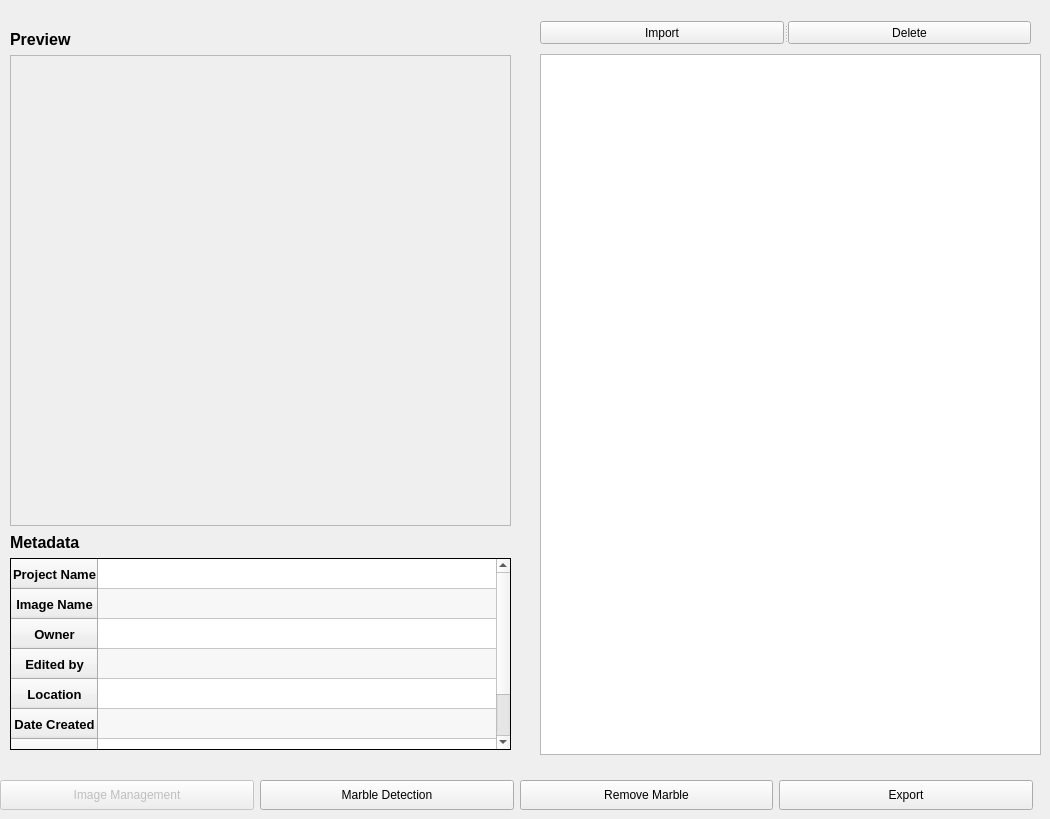
      <widget class="QWidget" name="page1">
       <property name="sizePolicy">
        <sizepolicy hsizetype="Expanding" vsizetype="Expanding">
         <horstretch>0</horstretch>
         <verstretch>0</verstretch>
        </sizepolicy>
       </property>
       <widget class="QLabel" name="image_Preview">
        <property name="geometry">
         <rect>
          <x>10</x>
          <y>55</y>
          <width>501</width>
          <height>471</height>
         </rect>
        </property>
        <property name="sizePolicy">
         <sizepolicy hsizetype="MinimumExpanding" vsizetype="MinimumExpanding">
          <horstretch>0</horstretch>
          <verstretch>0</verstretch>
         </sizepolicy>
        </property>
        <property name="font">
         <font>
          <pointsize>48</pointsize>
          <weight>75</weight>
          <bold>true</bold>
         </font>
        </property>
        <property name="frameShape">
         <enum>QFrame::StyledPanel</enum>
        </property>
        <property name="frameShadow">
         <enum>QFrame::Sunken</enum>
        </property>
        <property name="lineWidth">
         <number>5</number>
        </property>
        <property name="text">
         <string/>
        </property>
       </widget>
       <widget class="QLabel" name="label_4">
        <property name="geometry">
         <rect>
          <x>10</x>
          <y>533</y>
          <width>78</width>
          <height>19</height>
         </rect>
        </property>
        <property name="sizePolicy">
         <sizepolicy hsizetype="MinimumExpanding" vsizetype="MinimumExpanding">
          <horstretch>0</horstretch>
          <verstretch>0</verstretch>
         </sizepolicy>
        </property>
        <property name="font">
         <font>
          <pointsize>12</pointsize>
          <weight>75</weight>
          <italic>false</italic>
          <bold>true</bold>
         </font>
        </property>
        <property name="text">
         <string>Metadata</string>
        </property>
       </widget>
       <widget class="QLabel" name="label_7">
        <property name="geometry">
         <rect>
          <x>10</x>
          <y>30</y>
          <width>66</width>
          <height>19</height>
         </rect>
        </property>
        <property name="sizePolicy">
         <sizepolicy hsizetype="MinimumExpanding" vsizetype="MinimumExpanding">
          <horstretch>0</horstretch>
          <verstretch>0</verstretch>
         </sizepolicy>
        </property>
        <property name="font">
         <font>
          <pointsize>12</pointsize>
          <weight>75</weight>
          <bold>true</bold>
         </font>
        </property>
        <property name="text">
         <string>Preview</string>
        </property>
       </widget>
       <widget class="QWidget" name="layoutWidget_5">
        <property name="geometry">
         <rect>
          <x>0</x>
          <y>780</y>
          <width>1033</width>
          <height>30</height>
         </rect>
        </property>
        <property name="sizePolicy">
         <sizepolicy hsizetype="MinimumExpanding" vsizetype="MinimumExpanding">
          <horstretch>0</horstretch>
          <verstretch>0</verstretch>
         </sizepolicy>
        </property>
        <layout class="QHBoxLayout" name="horizontalLayout_9">
         <item>
          <widget class="QPushButton" name="image_Management_Btn">
           <property name="enabled">
            <bool>false</bool>
           </property>
           <property name="sizePolicy">
            <sizepolicy hsizetype="MinimumExpanding" vsizetype="MinimumExpanding">
             <horstretch>0</horstretch>
             <verstretch>0</verstretch>
            </sizepolicy>
           </property>
           <property name="text">
            <string>Image Management</string>
           </property>
           <property name="checkable">
            <bool>false</bool>
           </property>
           <property name="flat">
            <bool>false</bool>
           </property>
          </widget>
         </item>
         <item>
          <widget class="QPushButton" name="marble_Detection_Btn">
           <property name="sizePolicy">
            <sizepolicy hsizetype="MinimumExpanding" vsizetype="MinimumExpanding">
             <horstretch>0</horstretch>
             <verstretch>0</verstretch>
            </sizepolicy>
           </property>
           <property name="text">
            <string>Marble Detection</string>
           </property>
          </widget>
         </item>
         <item>
          <widget class="QPushButton" name="remove_Marble_Btn">
           <property name="sizePolicy">
            <sizepolicy hsizetype="MinimumExpanding" vsizetype="MinimumExpanding">
             <horstretch>0</horstretch>
             <verstretch>0</verstretch>
            </sizepolicy>
           </property>
           <property name="text">
            <string>Remove Marble</string>
           </property>
          </widget>
         </item>
         <item>
          <widget class="QPushButton" name="export_Btn">
           <property name="sizePolicy">
            <sizepolicy hsizetype="MinimumExpanding" vsizetype="MinimumExpanding">
             <horstretch>0</horstretch>
             <verstretch>0</verstretch>
            </sizepolicy>
           </property>
           <property name="text">
            <string>Export</string>
           </property>
          </widget>
         </item>
        </layout>
       </widget>
       <widget class="QTableWidget" name="metadata_Table">
        <property name="geometry">
         <rect>
          <x>10</x>
          <y>558</y>
          <width>501</width>
          <height>192</height>
         </rect>
        </property>
        <property name="sizePolicy">
         <sizepolicy hsizetype="MinimumExpanding" vsizetype="MinimumExpanding">
          <horstretch>0</horstretch>
          <verstretch>0</verstretch>
         </sizepolicy>
        </property>
        <property name="frameShape">
         <enum>QFrame::Panel</enum>
        </property>
        <property name="frameShadow">
         <enum>QFrame::Plain</enum>
        </property>
        <property name="lineWidth">
         <number>1</number>
        </property>
        <property name="dragDropMode">
         <enum>QAbstractItemView::InternalMove</enum>
        </property>
        <property name="alternatingRowColors">
         <bool>true</bool>
        </property>
        <property name="showGrid">
         <bool>true</bool>
        </property>
        <property name="gridStyle">
         <enum>Qt::SolidLine</enum>
        </property>
        <property name="sortingEnabled">
         <bool>false</bool>
        </property>
        <property name="wordWrap">
         <bool>true</bool>
        </property>
        <property name="cornerButtonEnabled">
         <bool>true</bool>
        </property>
        <attribute name="horizontalHeaderVisible">
         <bool>false</bool>
        </attribute>
        <attribute name="horizontalHeaderCascadingSectionResizes">
         <bool>false</bool>
        </attribute>
        <attribute name="horizontalHeaderDefaultSectionSize">
         <number>410</number>
        </attribute>
        <attribute name="horizontalHeaderHighlightSections">
         <bool>true</bool>
        </attribute>
        <attribute name="horizontalHeaderShowSortIndicator" stdset="0">
         <bool>false</bool>
        </attribute>
        <attribute name="verticalHeaderMinimumSectionSize">
         <number>10</number>
        </attribute>
        <attribute name="verticalHeaderHighlightSections">
         <bool>true</bool>
        </attribute>
        <attribute name="verticalHeaderShowSortIndicator" stdset="0">
         <bool>false</bool>
        </attribute>
        <attribute name="verticalHeaderStretchLastSection">
         <bool>false</bool>
        </attribute>
        <row>
         <property name="text">
          <string>Project Name</string>
         </property>
         <property name="font">
          <font>
           <pointsize>10</pointsize>
           <weight>75</weight>
           <bold>true</bold>
          </font>
         </property>
         <property name="textAlignment">
          <set>AlignCenter</set>
         </property>
         <property name="background">
          <color>
           <red>0</red>
           <green>85</green>
           <blue>255</blue>
          </color>
         </property>
        </row>
        <row>
         <property name="text">
          <string>Image Name</string>
         </property>
         <property name="font">
          <font>
           <pointsize>10</pointsize>
           <weight>75</weight>
           <bold>true</bold>
          </font>
         </property>
         <property name="textAlignment">
          <set>AlignCenter</set>
         </property>
         <property name="background">
          <color>
           <red>0</red>
           <green>170</green>
           <blue>255</blue>
          </color>
         </property>
         <property name="foreground">
          <brush brushstyle="SolidPattern">
           <color alpha="255">
            <red>0</red>
            <green>0</green>
            <blue>0</blue>
           </color>
          </brush>
         </property>
        </row>
        <row>
         <property name="text">
          <string>Owner</string>
         </property>
         <property name="font">
          <font>
           <pointsize>10</pointsize>
           <weight>75</weight>
           <bold>true</bold>
          </font>
         </property>
         <property name="textAlignment">
          <set>AlignCenter</set>
         </property>
         <property name="background">
          <color>
           <red>0</red>
           <green>85</green>
           <blue>255</blue>
          </color>
         </property>
         <property name="foreground">
          <brush brushstyle="SolidPattern">
           <color alpha="255">
            <red>0</red>
            <green>0</green>
            <blue>0</blue>
           </color>
          </brush>
         </property>
        </row>
        <row>
         <property name="text">
          <string>Edited by</string>
         </property>
         <property name="font">
          <font>
           <pointsize>10</pointsize>
           <weight>75</weight>
           <bold>true</bold>
          </font>
         </property>
         <property name="textAlignment">
          <set>AlignCenter</set>
         </property>
         <property name="background">
          <color>
           <red>0</red>
           <green>170</green>
           <blue>255</blue>
          </color>
         </property>
         <property name="foreground">
          <brush brushstyle="SolidPattern">
           <color alpha="255">
            <red>0</red>
            <green>0</green>
            <blue>0</blue>
           </color>
          </brush>
         </property>
        </row>
        <row>
         <property name="text">
          <string>Location</string>
         </property>
         <property name="font">
          <font>
           <pointsize>10</pointsize>
           <weight>75</weight>
           <bold>true</bold>
          </font>
         </property>
         <property name="textAlignment">
          <set>AlignCenter</set>
         </property>
         <property name="background">
          <color>
           <red>0</red>
           <green>85</green>
           <blue>255</blue>
          </color>
         </property>
         <property name="foreground">
          <brush brushstyle="SolidPattern">
           <color alpha="255">
            <red>0</red>
            <green>0</green>
            <blue>0</blue>
           </color>
          </brush>
         </property>
        </row>
        <row>
         <property name="text">
          <string>Date Created</string>
         </property>
         <property name="font">
          <font>
           <pointsize>10</pointsize>
           <weight>75</weight>
           <bold>true</bold>
          </font>
         </property>
         <property name="textAlignment">
          <set>AlignCenter</set>
         </property>
         <property name="background">
          <color>
           <red>0</red>
           <green>170</green>
           <blue>255</blue>
          </color>
         </property>
         <property name="foreground">
          <brush brushstyle="SolidPattern">
           <color alpha="255">
            <red>0</red>
            <green>0</green>
            <blue>0</blue>
           </color>
          </brush>
         </property>
        </row>
        <row>
         <property name="text">
          <string>Width (cm)</string>
         </property>
         <property name="font">
          <font>
           <pointsize>10</pointsize>
           <weight>75</weight>
           <bold>true</bold>
          </font>
         </property>
         <property name="textAlignment">
          <set>AlignCenter</set>
         </property>
         <property name="background">
          <color>
           <red>0</red>
           <green>85</green>
           <blue>255</blue>
          </color>
         </property>
        </row>
        <row>
         <property name="text">
          <string>Height (cm)</string>
         </property>
         <property name="font">
          <font>
           <pointsize>10</pointsize>
           <weight>75</weight>
           <bold>true</bold>
          </font>
         </property>
         <property name="textAlignment">
          <set>AlignCenter</set>
         </property>
         <property name="background">
          <color>
           <red>0</red>
           <green>170</green>
           <blue>255</blue>
          </color>
         </property>
         <property name="foreground">
          <brush brushstyle="SolidPattern">
           <color alpha="255">
            <red>0</red>
            <green>0</green>
            <blue>0</blue>
           </color>
          </brush>
         </property>
        </row>
        <column>
         <property name="text">
          <string>Value</string>
         </property>
        </column>
       </widget>
       <widget class="QListWidget" name="listWidget">
        <property name="geometry">
         <rect>
          <x>540</x>
          <y>54</y>
          <width>501</width>
          <height>701</height>
         </rect>
        </property>
        <property name="sizePolicy">
         <sizepolicy hsizetype="MinimumExpanding" vsizetype="MinimumExpanding">
          <horstretch>0</horstretch>
          <verstretch>0</verstretch>
         </sizepolicy>
        </property>
        <property name="lineWidth">
         <number>5</number>
        </property>
       </widget>
       <widget class="QSplitter" name="splitter_3">
        <property name="geometry">
         <rect>
          <x>540</x>
          <y>21</y>
          <width>491</width>
          <height>23</height>
         </rect>
        </property>
        <property name="sizePolicy">
         <sizepolicy hsizetype="MinimumExpanding" vsizetype="MinimumExpanding">
          <horstretch>0</horstretch>
          <verstretch>0</verstretch>
         </sizepolicy>
        </property>
        <property name="orientation">
         <enum>Qt::Horizontal</enum>
        </property>
        <widget class="QPushButton" name="import_btn">
         <property name="sizePolicy">
          <sizepolicy hsizetype="MinimumExpanding" vsizetype="MinimumExpanding">
           <horstretch>0</horstretch>
           <verstretch>0</verstretch>
          </sizepolicy>
         </property>
         <property name="text">
          <string>Import</string>
         </property>
        </widget>
        <widget class="QPushButton" name="delete_Btn">
         <property name="sizePolicy">
          <sizepolicy hsizetype="MinimumExpanding" vsizetype="MinimumExpanding">
           <horstretch>0</horstretch>
           <verstretch>0</verstretch>
          </sizepolicy>
         </property>
         <property name="text">
          <string>Delete</string>
         </property>
        </widget>
       </widget>
      </widget>
